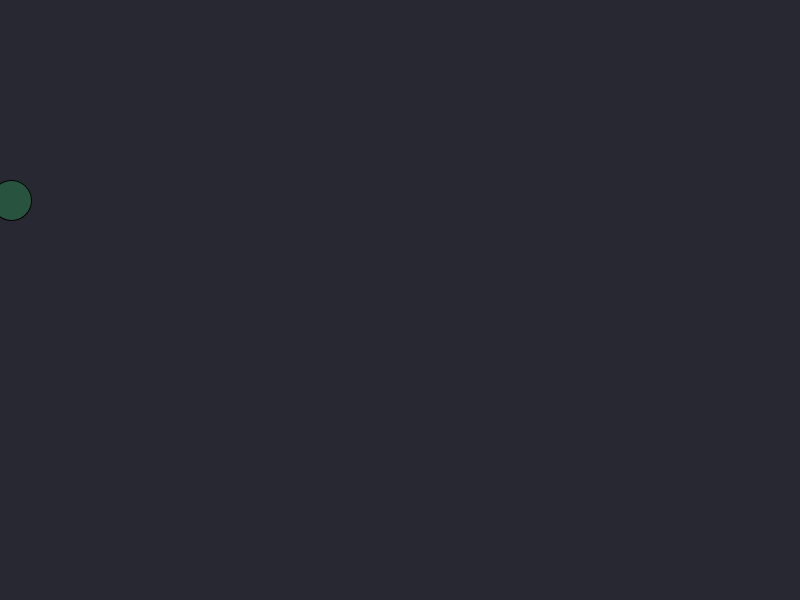
Frame 1 (no input)
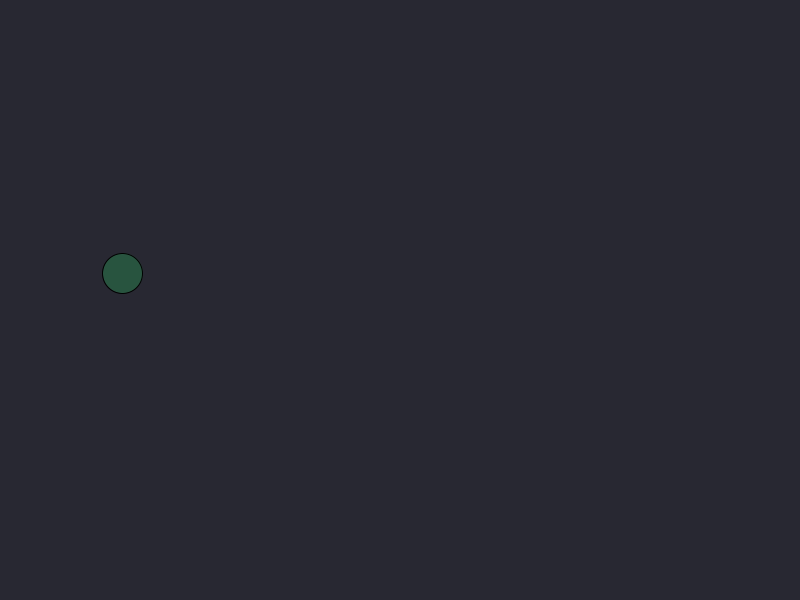
Frame 60 (the mouse pressed at the canvas centre just before this capture)
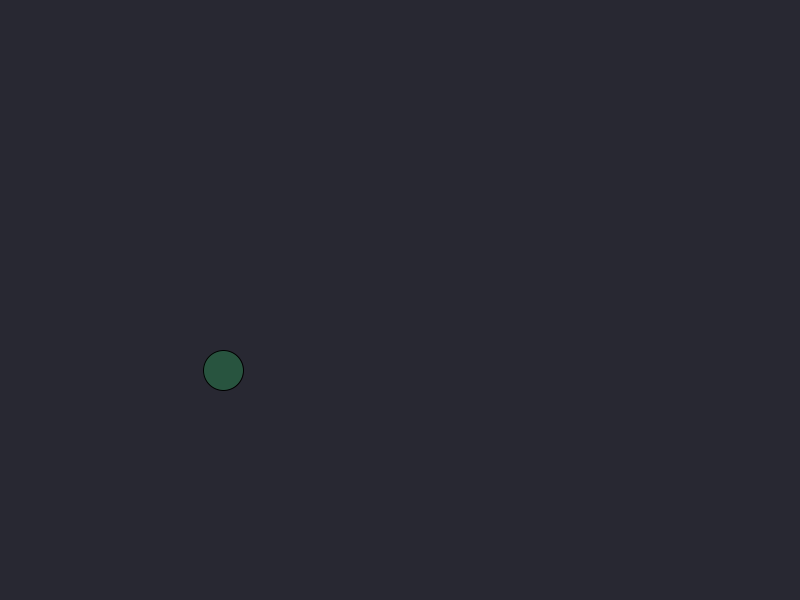
Frame 120 (the mouse held since frame 60 and released just before this capture)

The Processing sketch that drew these frames (run headless with seeded random() and noise(); from frame 60 on, the mouse is pressed at the canvas centre):

// Processing sketch: processing_45120
// ── processing_45120.pde

float a = 0;
float b = 600;
float c = 800;
float d = 600;
float mili, seconds, minutes;
float vx4 = .05;
float vy4 = .88;
float vy5 = .9;
float vx5 = 2;
float vx3 = 1;
float vy3 = 1;
float vy2 = 3;
float vx2 = 1;
float vy = 0;
float vx = 2; //2 pixels per frame on x axis
float x4 = 600;
float y4 =0;
float y5 = 100;
float x5 = 800;
float x3 = -30;
float y3 = 0;
float x2 = 0;
float y2 = 100;
float x = 10;
float y = 200;
float frictionx4 = -.06;
float frictiony4 = -.6;
float frictionx5 = 1;
float frictiony5 = -.9;
float frictionx3 = 1;
float frictiony3 = -.9;
float frictionx2 = .08;
float frictiony2 = -.7;
float frictiony = -.6;
float frictionx = .998; //could become the wind variable
float gravity4 = .6;
float gravity5 = .7;
float gravity3 = .5;
float gravity2 = .5;
float gravity = .04;
int bcol = color(102,183,132,30);
void setup(){
  size (800,600);
  smooth();
    background(95,178,77,30);
}

void draw(){
  mili = millis();
  seconds = mili/1000;
  minutes = mili/60000;
 int col3 = color(37,94,103,110);
 int col2 = color(49,167,62,130);
 int col = color(255,255,255,100);
   background(40,40,50,30);
   
//line to make interactive ball change color, but I can't seem to make it work!!! NOOO
line(0,600,800,600);
    
//in comining
{if (seconds > 5){
  vy4 += gravity4; 
  vx4 += frictionx4; 
  x4+=vx4;
  y4+=vy4;

  if(y4>=height){
    y4 = height;
    vy4*=frictiony4;
  }
  if(x4>=width){
   // x4 = width;
    vx4+=frictiony4;
  }
   fill(9,167,255,70);
  ellipse(x4,y4,50,50);
}

if(seconds > 10){
 vy5 += gravity5; 
  vx5 *= frictionx5; 
  x5+=vx5;
  y5+=vy5;

  if(y5>height){
    y5 = height;
    vy5*=frictiony5;
  }
  if(x5> width){
    x5 = width;
    vx5*=frictiony5;
  }
  fill(181,93,188,70);
  ellipse(x5,y5,70,70);
   }

  vy += gravity; //vy = vy + gravity, adds the downward force
  vx *= frictionx; //vx = vx *frictionx
  x+=vx;
  y+=vy;

  if(y>height){
    y = height;
    vy*=frictiony;
  }
  if(x> width){
    x = width;
    vx*=frictiony;
  }
  fill(40,200,100,70);
  bob(x,y);
  
  //to make the ball come in after 5 seconds
{if (seconds > 5){
  vy2 += gravity2;
  vx2 += frictionx2; 
  x2+=vx2;
  y2+=vy2;

  if(y2>height){
    y2 = height;
    vy2*=frictiony2;
  }
  if(x2> width){
    x2 = width;
    vx2*=frictiony2;
  }
  fill(219,2,28,70);
  redEll(x2,y2);
  }
}
  
//to make ball come in after 15
{if (seconds > 15){
    vy3 += gravity3; 
  vx3 += frictionx3; 
  x3+=vx3;
  y3+=vy3;

  if(y3>height){
    y3 = height;
    vy3*=frictiony3;
  }
  if(x3> width){
    x3 = width;
    vx3*=frictiony3;
  
  }
   fill(255,157,28,100);
   GO(x3,y3);
  }
}

//if one hits the interactive ball, Why won't you work you?
    //line action thing
if (dist(x,y,a,b,c,d)<20){
  fill(col3);
  bob(x,y);
 }
 if( dist(x,y,x4,y4) < 100){
   fill(100,23,219,50);
   rect(90,90,420,200);
 }
 if (dist(x,y,x2,y2) <80){
   fill(col);
   redEll(x2,y2);
 }
 if (dist (x,y,x5,y5) <150){
   fill(234,234,45,160);
   ellipse(550,300,200,200);
   {
     fill(0);
   ellipse(520,280,20,20);
   ellipse(580,280,20,20);
   }
   noFill();
   beginShape();
   vertex(500,300);
   bezierVertex(500,350, 600,350, 600,300);
   endShape();
 }
 
 if( dist(x,y,x3,y3)>150){
   fill(col2);
   GO(x3,y3);
 } 
 
 if(dist (x,y,x3,y3) <80){
   background(bcol);
    }
  }
}

//mouse and key stuff
void mousePressed(){
  vy -=2;
}
void keyPressed(){
if (key == CODED) {
    if (keyCode == LEFT) {
      vx -= 1;
    } else if (keyCode == RIGHT) {
      vx+=1;
    } 
    else if (keyCode == DOWN) {
      vy +=.5;
    }
  }
}

//red ellipse
void redEll(float x2, float y2){ 
  ellipse(x2,y2,30,30);  
}

//green to orange
void GO(float x3, float y3){
  ellipse(x3,y3,50,50);
}

//line function
void LI (float a, float b, float c, float d){
line(a,b,c,d);
}

//interactive ball
void bob (float x, float y){
ellipse(x,y,40,40);
}
